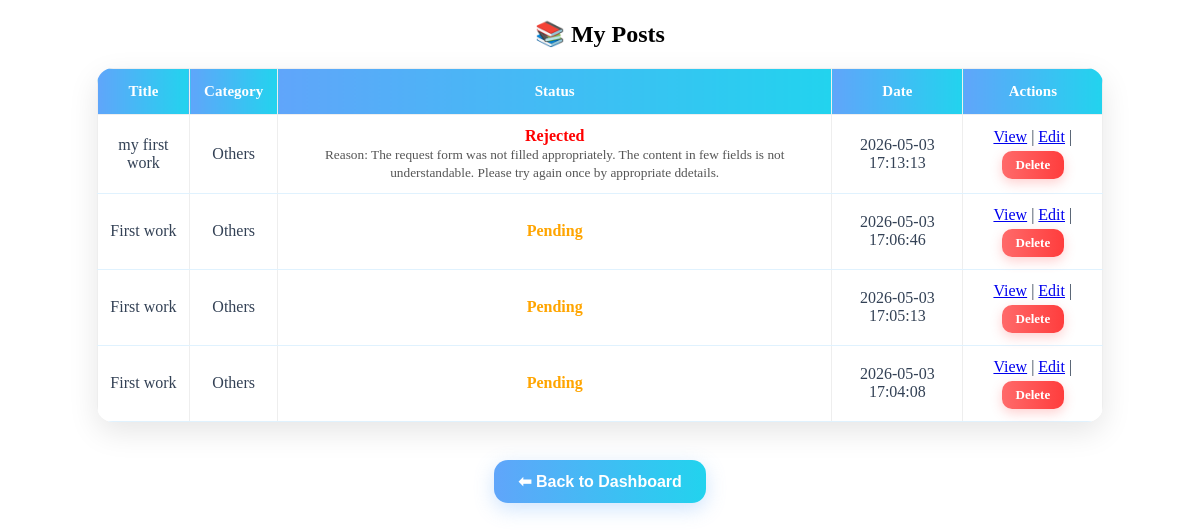
The page /my_posts1.php (signed in) on the database its author committed.
### tables this page shows
CREATE TABLE IF NOT EXISTS `posts` (
  `post_id` int NOT NULL AUTO_INCREMENT,
  `author_id` int DEFAULT NULL,
  `title` varchar(200) NOT NULL,
  `content` text NOT NULL,
  `image` varchar(255) DEFAULT NULL,
  `category_id` int DEFAULT NULL,
  `status` varchar(20) DEFAULT 'published',
  `rejection_reason` text NOT NULL,
  `created_at` timestamp NULL DEFAULT CURRENT_TIMESTAMP,
  `updated_at` timestamp NULL DEFAULT NULL,
  PRIMARY KEY (`post_id`)
);

CREATE TABLE IF NOT EXISTS `categories` (
  `category_id` int NOT NULL AUTO_INCREMENT,
  `category_name` varchar(100) NOT NULL,
  PRIMARY KEY (`category_id`)
);

### my_posts1.php (the view, shortened to what this page needs)
<?php
include 'db_connect.php';
$author_id = $_SESSION['user_id'];
$sql = "SELECT posts.post_id,
posts.title,
posts.status,
posts.rejection_reason,
posts.created_at,
categories.category_name
FROM posts
LEFT JOIN categories
ON posts.category_id = categories.category_id
WHERE posts.author_id = $author_id
ORDER BY posts.created_at DESC";
$result = mysqli_query($conn, $sql);
?>
<!DOCTYPE html>
<html>
<head>
    <link rel="stylesheet" href="navbar.css">
    <link rel="stylesheet" href="my_posts.css">
</head>
<body>
<div class="dashboard-container">
<h2 style="text-align:center;">📚 My Posts</h2>
<?php if(mysqli_num_rows($result) > 0){?>
<table border="1" cellpadding="10" cellspacing="0" style="margin:auto; margin-top:20px;">
<tr>
    <th>Title</th>
    <th>Category</th>
    <th>Status</th>
    <th>Date</th>
    <th>Actions</th>
</tr>
<?php while($row = mysqli_fetch_assoc($result)){
 ?>
<tr>
    <td><?php echo htmlspecialchars($row['title']); ?></td>
    <td>
        <?php echo !empty($row['category_name']) ? $row['category_name'] : 'N/A'; ?>
    </td>
    <td>
<?php
if($row['status'] == 'pending'){
    echo "<span style='color:orange; font-weight:bold;'>
    Pending
    </span>";
}
elseif($row['status'] == 'approved'){
    echo "<span style='color:green; font-weight:bold;'>
    Approved
    </span>";
}
else{
    echo "<span style='color:red; font-weight:bold;'>
    Rejected
    </span>";
    if(!empty($row['rejection_reason'])){
        echo "<br><small style='color:#555;'>
        Reason: ".$row['rejection_reason']."
        </small>";
    }
}
?>
</td>
    <td><?php echo $row['created_at']; ?></td>
    <td>
        <a href="view_posts.php?id=<?php echo $row['post_id']; ?>">View</a> |
        <a href="edit_post.php?id=<?php echo $row['post_id']; ?>">Edit</a> |
        <a href="delete_post.php?id=<?php echo $row['post_id']; ?>"
           class="delete-btn"
           onclick="return confirm('⚠️ Are you sure you want to delete this post?');">
           Delete
        </a>
    </td>
</tr>
<?php } ?>
</table>
<?php } else { ?>
<p style="text-align:center; margin-top:20px;">No posts found</p>
<?php } ?>
<br>
<div style="text-align:center; margin-top:20px;">
    <a href="user_dashboard.php" class="card">⬅ Back to Dashboard</a>
</div>
</div>
</body>
</html>

### my_posts.css (style rules this page uses)
body { margin: 0; font-family: 'Poppins', sans-serif; background: linear-gradient(to right, #dbeafe, #e0f7fa); background-attachment: fixed; color: #0d3b66; }
table { width: 85%; margin: 40px auto; border-collapse: collapse; background: rgba(255, 255, 255, 0.95); border-radius: 16px; overflow: hidden; border: none; box-shadow: 0 10px 30px rgba(0,0,0,0.1); }
th { background: linear-gradient(to right, #60a5fa, #22d3ee); color: white; padding: 14px; font-weight: 700; font-size: 15px; }
td { padding: 12px; text-align: center; border-bottom: 1px solid #e0f2fe; color: #334155; font-weight: 500; }
.delete-btn { display: inline-block; background: linear-gradient(to right, #ff6a6a, #ff3d3d); color: white; padding: 6px 14px; margin-top: 5px; border-radius: 10px; text-decoration: none; font-size: 13px; font-weight: 600; box-shadow: 0 4px 12px rgba(255, 100, 100, 0.3); transition: all 0.3s ease; }
.card { display:inline-block; padding:12px 24px; background:linear-gradient(to right, #60a5fa, #22d3ee); color:white; text-decoration:none; border-radius:14px; font-weight:700; font-family:'Poppins', sans-serif; box-shadow:0 6px 20px rgba(96,165,250,0.3); transition:all 0.3s ease; }

### rows shown on the page
posts: title "my first work", category.category_name "Others", rejection_reason "The request form was not filled appropriately. The content in few fields is not understandable. Please try again once by appropriate ddetails.", created_at "2026-05-03 17:13:13"
posts: title "First work", category.category_name "Others", status "Pending", created_at "2026-05-03 17:06:46"
posts: title "First work", category.category_name "Others", status "Pending", created_at "2026-05-03 17:05:13"
posts: title "First work", category.category_name "Others", status "Pending", created_at "2026-05-03 17:04:08"
